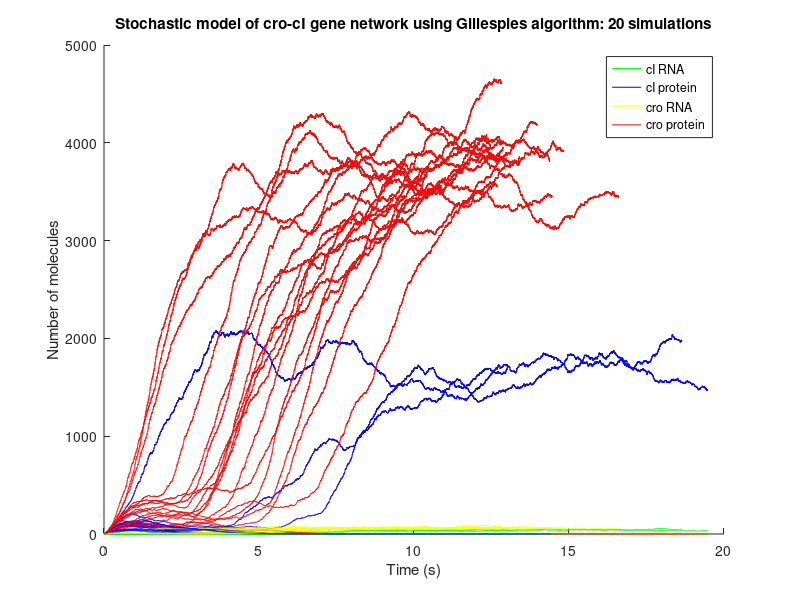
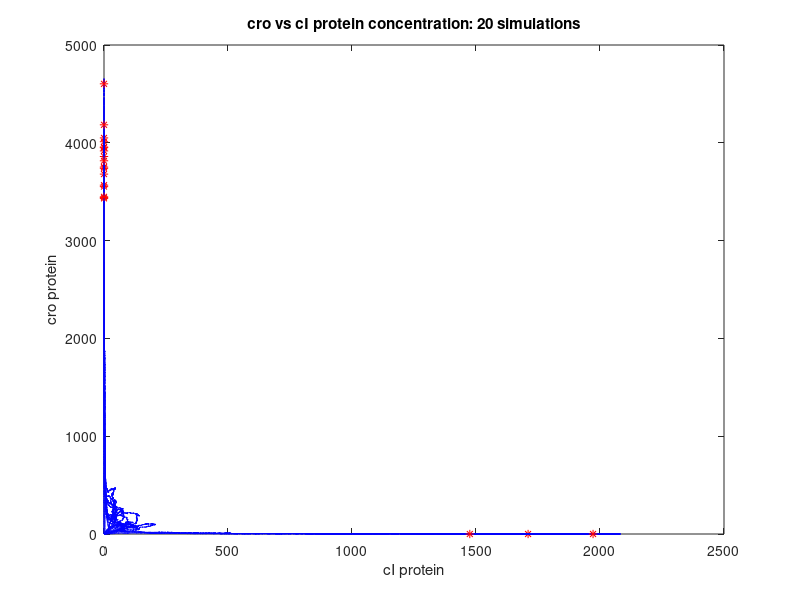

Write the MATLAB code that produced these figures, in order. (Note: a time limit stopped this script after it produced the figures.)
steps = 50000;

for (j=1:20)
%Define population vector cI RNA, cI prot, cro RNA, cro prot:
x = zeros(steps,4);
t = zeros(steps,1);
%Define how each reaction changes population vector:
R1 = [0, 1, 0, 0];
R2 = [0, -1, 0, 0];
R3 = [1, 0, 0, 0];
R4 = [-1, 0, 0, 0];
R5 = [0, 0, 0, 1];
R6 = [0, 0, 0, -1];
R7 = [0, 0, 1, 0];
R8 = [0, 0, -1, 0];

for (i=1:steps)
    v1 = 50*x(i,1);
    v2 = 1.2*x(i,2);
    v3 = 50*(1-((x(i,4)^2)/(10^2+x(i,4)^2)));
    v4 = 1.2*x(i,1);
    v5 = 50*x(i,3);
    v6 = 0.8*x(i,4);
    v7 = 50*(1-((x(i,2)^2)/(10^2+x(i,2)^2)));
    v8 = 0.8*x(i,3);
    rates=[v1, v2, v3, v4, v5, v6, v7, v8];
    vtot = sum(rates);
    tau = -log(rand())/vtot;
    t(i+1) = t(i) + tau;
    rxn = find(cumsum(rates) > (vtot*rand()) ,1);
    switch rxn
        case 1
            x(i+1,:) = x(i,:) + R1;
        case 2
            x(i+1,:) = x(i,:) + R2;
        case 3
            x(i+1,:) = x(i,:) + R3;
        case 4
            x(i+1,:) = x(i,:) + R4;
        case 5
            x(i+1,:) = x(i,:) + R5;
        case 6
            x(i+1,:) = x(i,:) + R6;
        case 7
            x(i+1,:) = x(i,:) + R7;
        case 8
            x(i+1,:) = x(i,:) + R8;
    end
    
    
end


hold on
    figure(1)
    plot(t, x(:,1), 'green')
    plot(t, x(:,2), 'blue')
    plot(t, x(:,3), 'yellow')
    plot(t, x(:,4), 'red')
    
    figure(2)
    plot(x(:,2), x(:,4), 'blue')
    plot(x(end,2),x(end,4), 'r*')
end

figure(1)
legend('cI RNA', 'cI protein', 'cro RNA', 'cro protein')
xlabel('Time (s)')
ylabel('Number of molecules')
title('Stochastic model of cro-cI gene network using Gillespies algorithm: 20 simulations')

figure(2)
xlabel('cI protein')
ylabel('cro protein')
title('cro vs cI protein concentration: 20 simulations')
